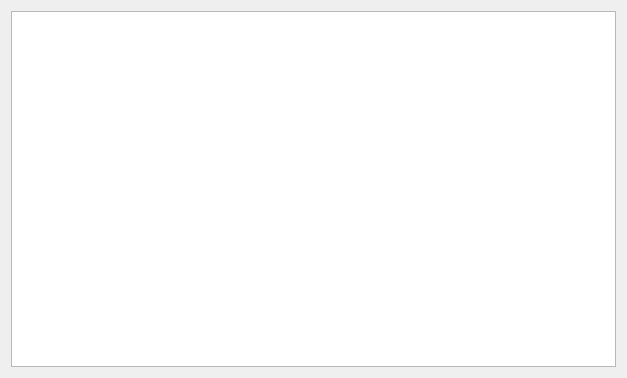
<?xml version="1.0" encoding="UTF-8"?>
<ui version="4.0">
 <class>Dialog</class>
 <widget class="QDialog" name="Dialog">
  <property name="geometry">
   <rect>
    <x>0</x>
    <y>0</y>
    <width>627</width>
    <height>378</height>
   </rect>
  </property>
  <property name="windowTitle">
   <string>Publishing progress</string>
  </property>
  <layout class="QVBoxLayout" name="verticalLayout">
   <item>
    <widget class="QTreeWidget" name="treeWidget">
     <attribute name="headerVisible">
      <bool>false</bool>
     </attribute>
     <column>
      <property name="text">
       <string>1</string>
      </property>
     </column>
     <column>
      <property name="text">
       <string>2</string>
      </property>
     </column>
    </widget>
   </item>
  </layout>
 </widget>
 <resources/>
 <connections/>
</ui>
